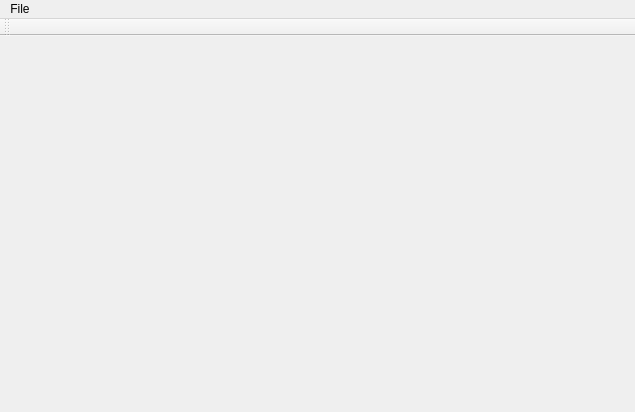
<?xml version="1.0" encoding="UTF-8"?>
<ui version="4.0">
 <class>MainWindow</class>
 <widget class="QMainWindow" name="MainWindow">
  <property name="geometry">
   <rect>
    <x>0</x>
    <y>0</y>
    <width>635</width>
    <height>412</height>
   </rect>
  </property>
  <property name="windowTitle">
   <string>Lake Simulation</string>
  </property>
  <property name="windowIcon">
   <iconset resource="images.qrc">
    <normaloff>:/images/images/fish_icon.png</normaloff>:/images/images/fish_icon.png</iconset>
  </property>
  <widget class="QWidget" name="centralWidget"/>
  <widget class="QMenuBar" name="menuBar">
   <property name="geometry">
    <rect>
     <x>0</x>
     <y>0</y>
     <width>635</width>
     <height>20</height>
    </rect>
   </property>
   <widget class="QMenu" name="menuFile">
    <property name="title">
     <string>File</string>
    </property>
    <addaction name="actionOpen_File"/>
   </widget>
   <addaction name="menuFile"/>
  </widget>
  <widget class="QToolBar" name="mainToolBar">
   <attribute name="toolBarArea">
    <enum>TopToolBarArea</enum>
   </attribute>
   <attribute name="toolBarBreak">
    <bool>false</bool>
   </attribute>
  </widget>
  <action name="actionOpen_File">
   <property name="icon">
    <iconset resource="images.qrc">
     <normaloff>:/images/images/open-file.png</normaloff>:/images/images/open-file.png</iconset>
   </property>
   <property name="text">
    <string>Open File</string>
   </property>
  </action>
 </widget>
 <layoutdefault spacing="6" margin="11"/>
 <resources>
  <include location="images.qrc"/>
 </resources>
 <connections/>
</ui>
